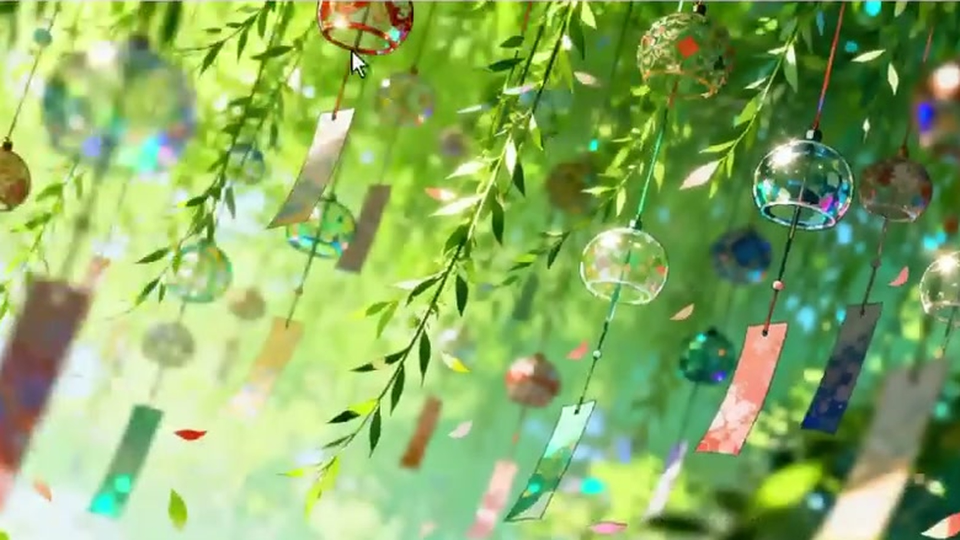
#> input picture knowledge/Productivity/images/authentic_fan_bg_hd.jpg, 1920 x 1080 px (shown at 1/2 size)
$ python -i render_fan_3d.py   (imports and definitions only)
#> lines starting #> are read from the running program, lines starting #| are printed output that depends on the picture; after the words box and inside, x2 and y2 are one past the last pixel; in counts of white or black regions, pixels touching at a corner belong together
#> further down, picture is the input picture: PIL image 1920x1080 RGB; mean R, G, B 138.9, 174.6, 100.9
# -*- coding: utf-8 -*-
"""扇叶开场 v3.1：正确的三维投影引擎

【修正 v3.0 的错误】v3.0 把整幅画布做了透视变换（背景也被扭曲）。
正确做法：只有扇叶形状做三维旋转，背景保持平面。

【核心算法】逐片计算扇叶的三维投影多边形：
1. 扇叶在本地平面（z=0）上是一个扇形切片
2. 施加 3D 旋转矩阵（绕 X 轴 tilt_x、绕 Z 轴 tilt_z）
3. 透视投影到 2D 平面
4. 用投影后的多边形裁剪背景（PIL mask）

这样才能得到真实的空间纵深感，且背景不受影响。
"""
import math
import numpy as np
from PIL import Image, ImageDraw, ImageFilter


def rot_x(deg):
    r = math.radians(deg)
    c, s = math.cos(r), math.sin(r)
    return np.array([[1, 0, 0], [0, c, -s], [0, s, c]])


def rot_y(deg):
    r = math.radians(deg)
    c, s = math.cos(r), math.sin(r)
    return np.array([[c, 0, s], [0, 1, 0], [-s, 0, c]])


def rot_z(deg):
    r = math.radians(deg)
    c, s = math.cos(r), math.sin(r)
    return np.array([[c, -s, 0], [s, c, 0], [0, 0, 1]])


def project(points_3d, W, H, cx, cy, focal=3.2):
    """透视投影：3D 点 → 2D 屏幕坐标

    points_3d: (N,3) 以扇轴为原点的三维坐标
    focal: 视距倍数（越大透视越弱）
    """
    out = []
    d = focal * H  # 视距
    for x, y, z in points_3d:
        zz = d + z
        if zz < 1:
            zz = 1
        scale = d / zz
        # 本地坐标 y 向上为正，屏幕 y 向下为正 → 取负
        out.append((cx + x * scale, cy - y * scale))
    return out


def blade_polygon_3d(a_start, a_end, radius, samples=40):
    """生成一片扇叶在本地平面（z=0）的多边形顶点（3D 坐标）

    本地坐标：原点=扇轴，x 向右，y 向上，z 垂直屏幕向外
    """
    pts = [(0.0, 0.0, 0.0)]  # 扇轴顶点
    for i in range(samples + 1):
        ang = math.radians(a_start + (a_end - a_start) * i / samples)
        # 本地平面角：以 y 轴向上为 90°（数学坐标系）
        pts.append((radius * math.cos(ang), radius * math.sin(ang), 0.0))
    return np.array(pts)


def render_fan_3d_v2(base_img, is_opened=True,
                     cx_ratio=0.49, cy_ratio=0.60,
                     radius_ratio=0.58,
                     n_blades=6, blade_span=27.0, gap=1.5,
                     tilt_x=18.0, tilt_y=0.0, tilt_z=0.0,
                     focal=3.2, soften_px=7,
                     shadow=True):
    """渲染三维透视扇叶（正确版：只变换扇叶，背景保持平面）

    坐标约定：本地平面用数学坐标系（y 向上，0°=右，90°=上）
    tilt_x: 绕水平轴倾斜（正 = 扇面顶部向后倒，产生俯视纵深）
    tilt_z: 画面内旋转
    """
#> called with is_opened = True, cx_ratio = 0.49, cy_ratio = 0.6, radius_ratio = 0.58, n_blades = 6, blade_span = 27, gap = 1.5, tilt_x = 18
    W, H = base_img.size
#> W = 1920; H = 1080
    cx, cy = int(W * cx_ratio), int(H * cy_ratio)
#> cx = 940; cy = 648
    radius = int(H * radius_ratio)
#> radius = 626

    # 本地平面角度（数学系，上半圆）
    total = n_blades * (blade_span + gap) - gap
    start = 90 - total / 2  # 以 90°（正上）为中心
    if is_opened:
        angles = [(start + i * (blade_span + gap), start + i * (blade_span + gap) + blade_span)
                  for i in range(n_blades)]
    else:
        # 合拢：全部叠到最右一片的位置
        last = start + (n_blades - 1) * (blade_span + gap)
        angles = [(last, last + blade_span) for _ in range(n_blades)]

    # 组合旋转矩阵
    R = rot_z(tilt_z) @ rot_x(tilt_x) @ rot_y(tilt_y)

    # 1. 磨砂薄纱背景层（磨砂区明显朦胧化：白纱 + 提亮 + 降对比）
    frosted = base_img.convert('RGBA').copy()
    veil = Image.new('RGBA', (W, H), (255, 255, 255, 185))
    frosted = Image.alpha_composite(frosted, veil)
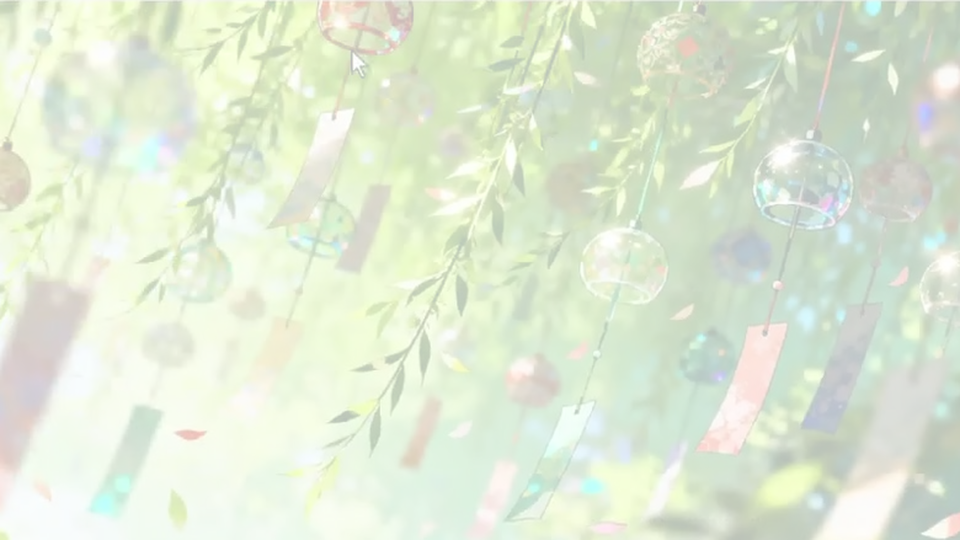
#> frosted: PIL image 1920x1080 RGBA (shown at 1/2 size); mean R, G, B, A 223.1, 232.9, 212.7, 255

    # 2. 逐片生成三维投影多边形 → 累积掩膜
    blades_mask = Image.new('L', (W, H), 0)
#> blades_mask: PIL image 1920x1080 L; every value is 0
    bm = ImageDraw.Draw(blades_mask)
    shadow_mask = Image.new('L', (W, H), 0)
    sm = ImageDraw.Draw(shadow_mask)

    for (a0, a1) in angles:
        pts3 = blade_polygon_3d(a0, a1, radius, samples=44)
        pts_rot = (R @ pts3.T).T
        pts2 = project(pts_rot, W, H, cx, cy, focal)
        bm.polygon(pts2, fill=255)
        if shadow:
            # 阴影：偏移 6px（右下）
            pts_sh = [(x + 7, y + 5) for (x, y) in pts2]
            sm.polygon(pts_sh, fill=110)

    # 3. 柔化边缘（PPT 柔化边缘 10 磅）
    if soften_px > 0:
        blades_soft = blades_mask.filter(ImageFilter.GaussianBlur(radius=soften_px))
    else:
        blades_soft = blades_mask

    # 4. 合成
    canvas = frosted.copy()
    if shadow:
        shadow_layer = Image.new('RGBA', (W, H), (0, 0, 0, 0))
#> shadow_layer: PIL image 1920x1080 RGBA; every value is 0
        shadow_layer.putalpha(shadow_mask.filter(ImageFilter.GaussianBlur(radius=5)))
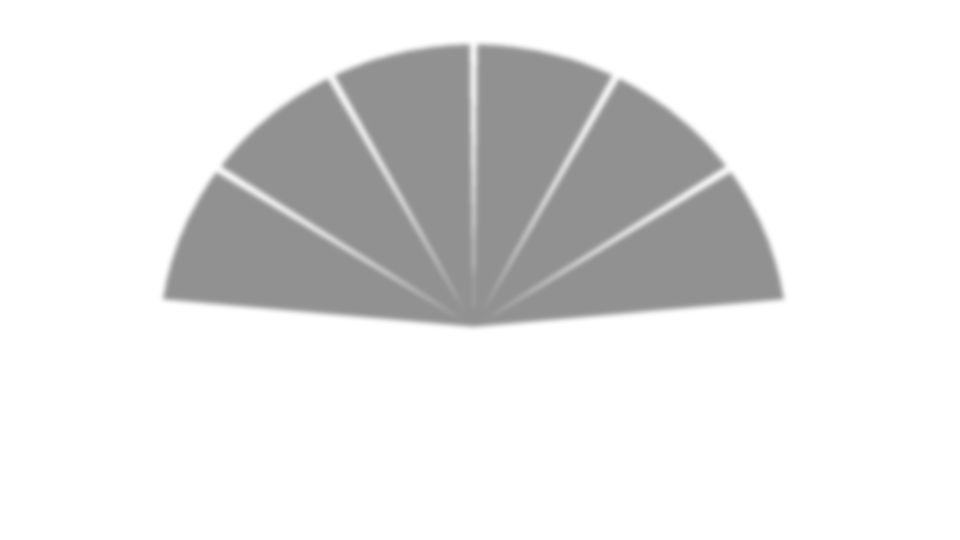
#> shadow_layer: PIL image 1920x1080 RGBA (shown at 1/2 size); mean R, G, B, A 0, 0, 0, 26.1; transparent parts drawn white
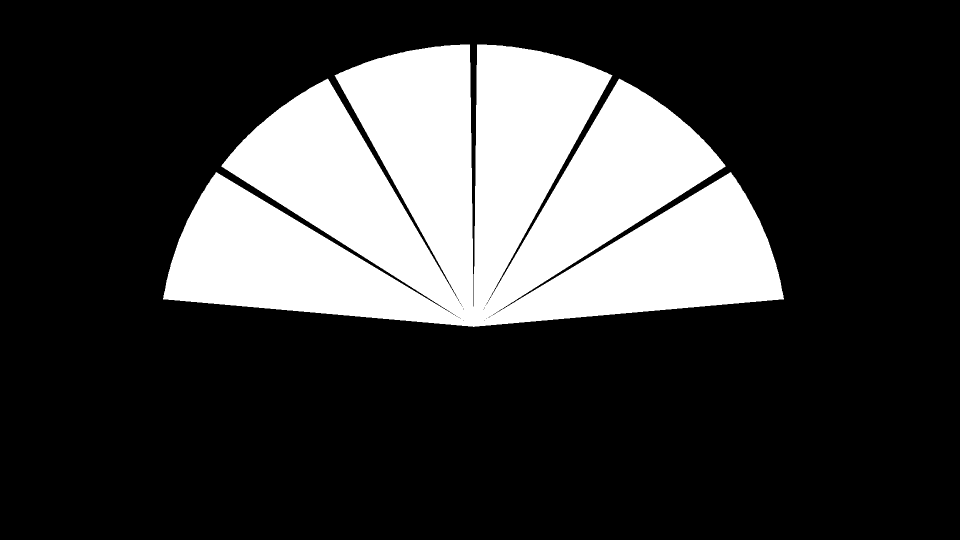
#> shadow_mask: PIL image 1920x1080 L (shown at 1/2 size); values 0 (black) and 110 (white), 23.8% white; 1 white region, box (x1, y1, x2, y2) and area: (326, 89, 1568, 654) 492592
        canvas.paste(shadow_layer, (0, 0), shadow_layer)
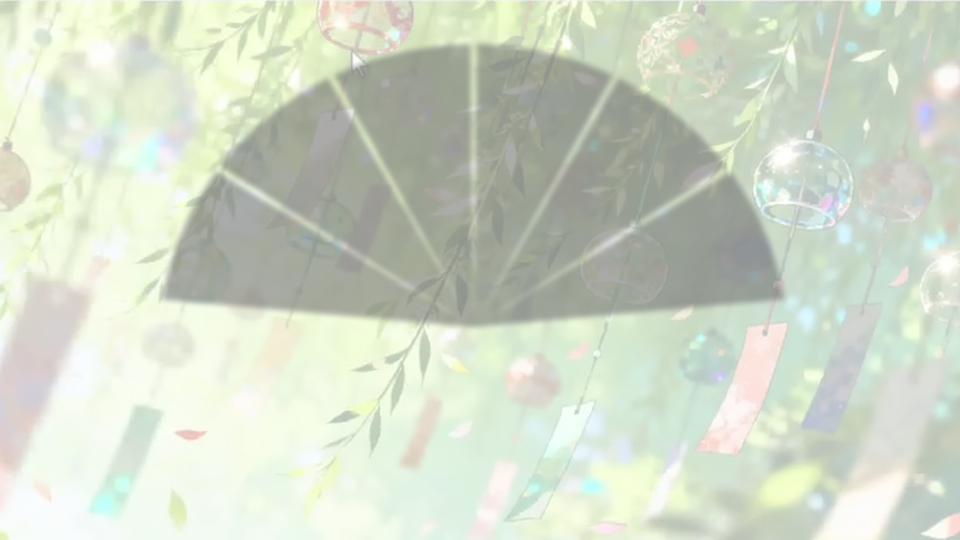
#> canvas: PIL image 1920x1080 RGBA (shown at 1/2 size); mean R, G, B, A 200.4, 209, 191.5, 239.6; transparent parts drawn white
    # 扇叶透出清晰背景（提亮 + 提饱和，形成"扇内明亮清晰 vs 扇外朦胧"的强对比）
    fan_content = base_img.convert('RGBA').copy()
    # 提亮 8% + 提饱和 12%
    enh = Image.new('RGBA', (W, H), (255, 255, 255, 30))
    fan_content = Image.alpha_composite(fan_content, enh)
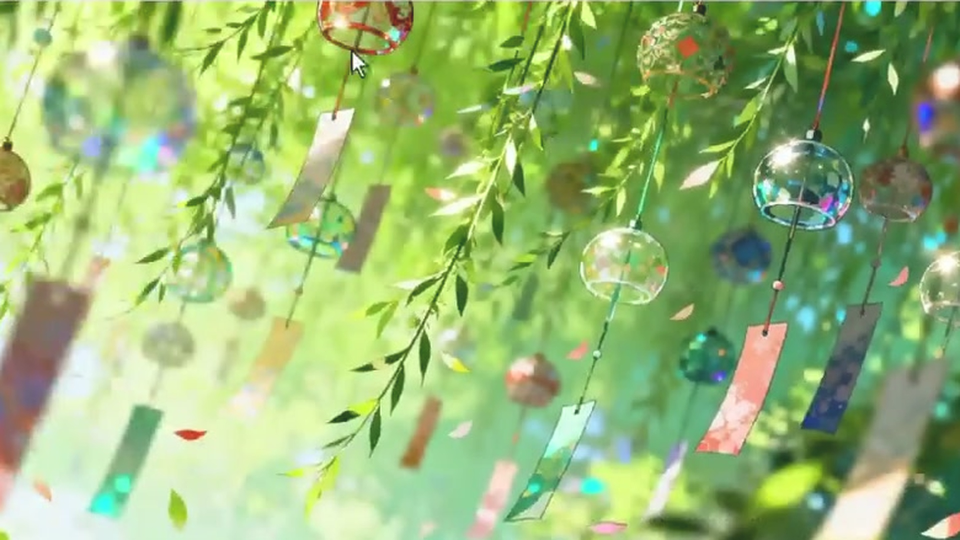
#> fan_content: PIL image 1920x1080 RGBA (shown at 1/2 size); mean R, G, B, A 152.6, 184, 119.1, 255
    canvas.paste(fan_content, (0, 0), blades_soft)
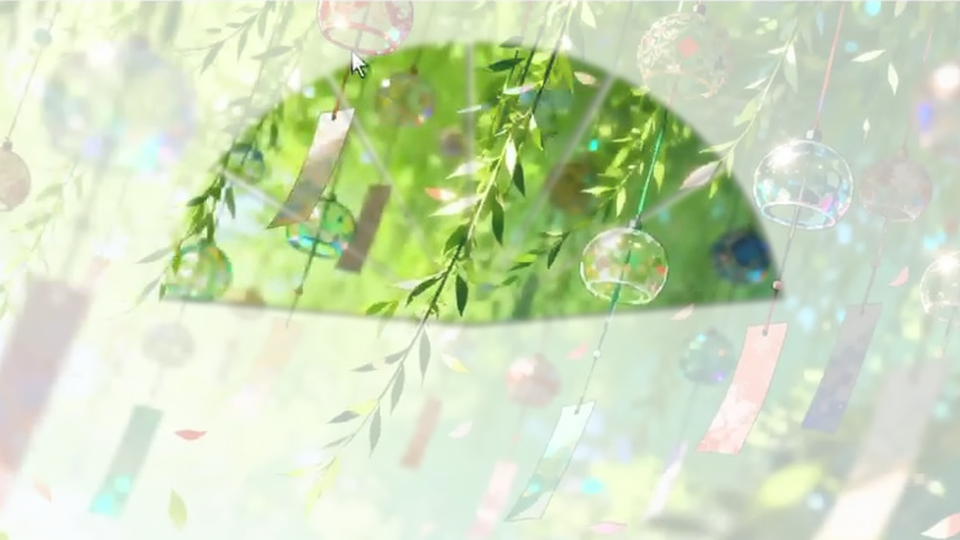
#> canvas: PIL image 1920x1080 RGBA (shown at 1/2 size); mean R, G, B, A 204.4, 220.2, 186.1, 254.1; transparent parts drawn white

    # 5. 扇骨（沿投影后的扇叶边缘画骨线，增强立体）
    bone = Image.new('RGBA', (W, H), (0, 0, 0, 0))
    bd = ImageDraw.Draw(bone)
    for (a0, a1) in angles:
        for ang in (a0, a1):
            line3 = blade_polygon_3d(ang, ang + 0.01, radius, samples=2)[1:]
            line3r = (R @ line3.T).T
            line2 = project(line3r, W, H, cx, cy, focal)
            if len(line2) >= 2:
                bd.line([ (cx, cy), line2[-1] ], fill=(120, 105, 78, 130), width=2)
    canvas.paste(bone, (0, 0), bone)
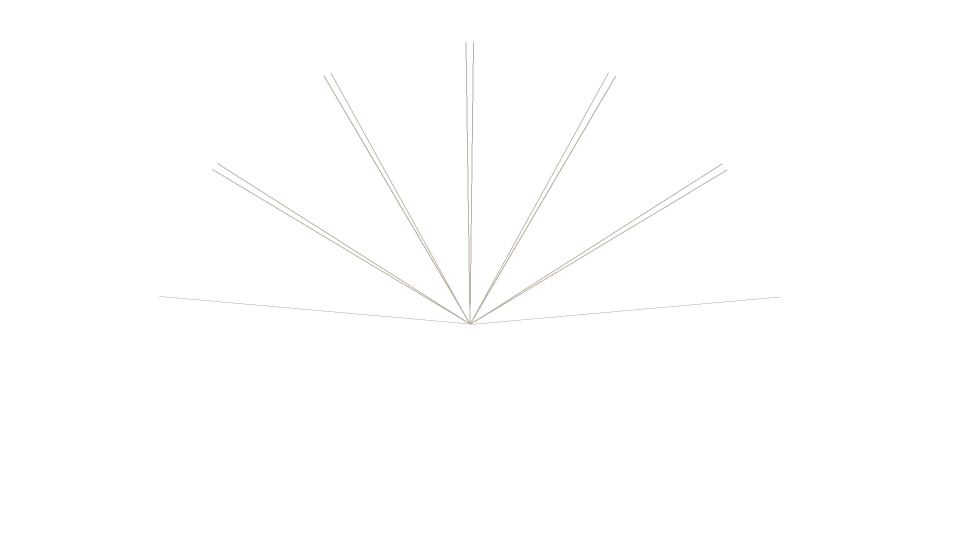
#> bone: PIL image 1920x1080 RGBA (shown at 1/2 size); mean R, G, B, A 0.7, 0.6, 0.5, 0.8; transparent parts drawn white

    return canvas.convert('RGB')


# [95 lines left out: function create_courtyard_bg_v3, not called in this run]


# [11 lines not run here, left out]

>>> from PIL import Image
>>> picture = Image.open('../images/authentic_fan_bg_hd.jpg')
>>> result = render_fan_3d_v2(picture)
